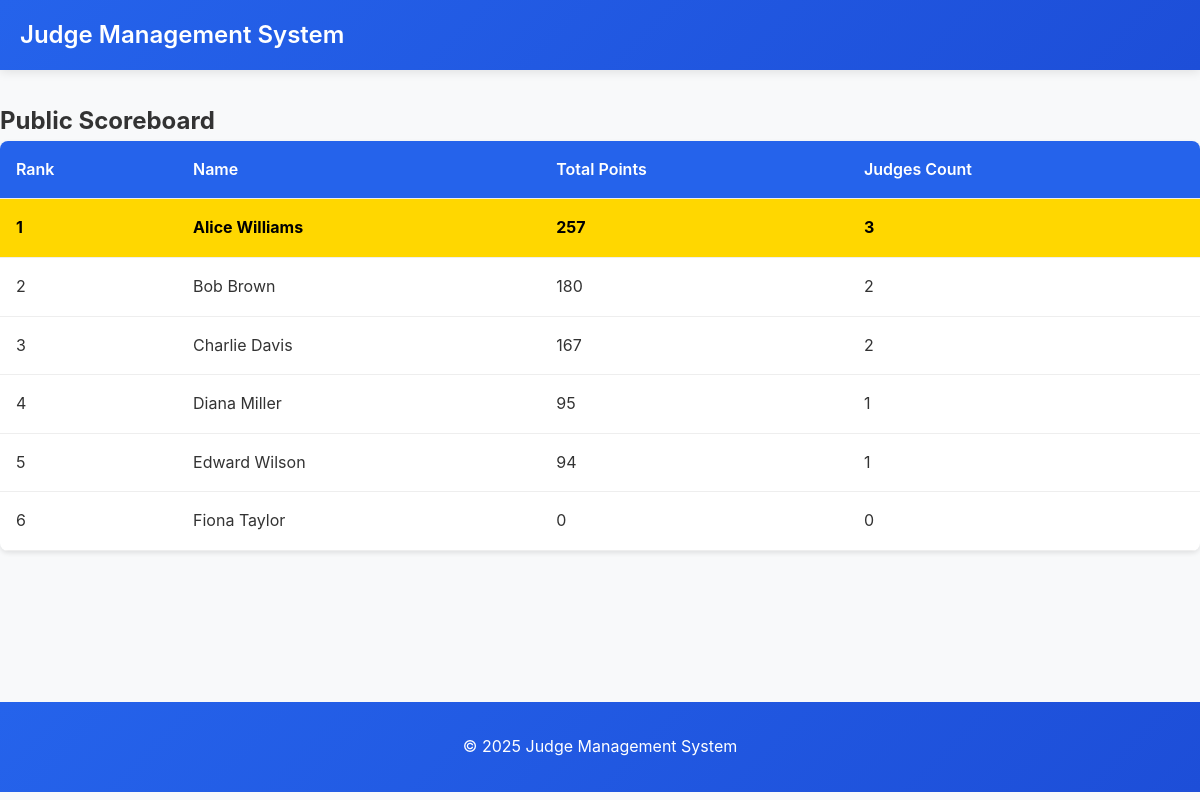
Page /scoreboard.php on the committed database.
### tables this page shows
CREATE TABLE IF NOT EXISTS users (
    id INT AUTO_INCREMENT PRIMARY KEY,
    name VARCHAR(100) NOT NULL
);

### scoreboard.php (the view, shortened to what this page needs)
<?php
require_once 'config/db.php';
try {
    $stmt = $pdo->query("
        SELECT
            u.id,
            u.name,
            COALESCE(SUM(s.points), 0) as total_points,
            COUNT(s.id) as judges_count
        FROM
            users u
        LEFT JOIN
            scores s ON u.id = s.user_id
        GROUP BY
            u.id, u.name
        ORDER BY
            total_points DESC, u.name
    ");
    $users = $stmt->fetchAll();
    $highest_score = 0;
    if (count($users) > 0) {
        $highest_score = $users[0]['total_points'];
    }
} catch (PDOException $e) {
    $error_message = "Error fetching scoreboard: " . $e->getMessage();
    $users = [];
    $highest_score = 0;
}
?>
<?php include 'includes/header.php'; ?>
<div class="scoreboard-container">
    <h2 class="scoreboard-title">Public Scoreboard</h2>
    <?php if (count($users) > 0): ?>
        <div class="table-container">
            <table>
                <thead>
                    <tr>
                        <th>Rank</th>
                        <th>Name</th>
                        <th>Total Points</th>
                        <th>Judges Count</th>
                    </tr>
                </thead>
                <tbody>
                    <?php
                    $rank = 1;
                    foreach ($users as $user):
                        $is_top_score = ($user['total_points'] == $highest_score && $highest_score > 0);
                    ?>
                        <tr class="<?php echo $is_top_score ? 'top-score' : ''; ?>">
                            <td><?php echo $rank++; ?></td>
                            <td><?php echo htmlspecialchars($user['name']); ?></td>
                            <td><?php echo htmlspecialchars($user['total_points']); ?></td>
                            <td><?php echo htmlspecialchars($user['judges_count']); ?></td>
                        </tr>
                    <?php endforeach; ?>
                </tbody>
            </table>
        </div>
    <?php else: ?>
        <p>No scores available yet.</p>
    <?php endif; ?>
</div>
<?php include 'includes/footer.php'; ?>

### includes/header.php (shortened to what this page needs)
<!DOCTYPE html>
<html lang="en">
<head>
</head>
<body>
    <header>
        <div class="container">
            <h1>Judge Management System</h1>
        </div>
    </header>
    <div class="container main-content">

### includes/footer.php
    </div>
    <footer>
        <div class="container">
            <p>&copy; <?php echo date('Y'); ?> Judge Management System</p>
        </div>
    </footer>
</body>
</html>

### includes/header.php (style rules this page uses)
* { box-sizing: border-box; margin: 0; padding: 0; }
body { font-family: -apple-system, BlinkMacSystemFont, 'Segoe UI', Roboto, sans-serif; line-height: 1.6; color: #333; background-color: #f8f9fa; }
.container { width: 100%; max-width: 1200px; margin: 0 auto; padding: 0 20px; }
header { background: linear-gradient(135deg, #2563eb 0%, #1d4ed8 100%); color: white; padding: 1rem 0; box-shadow: 0 2px 10px rgba(0, 0, 0, 0.1); }
header .container { display: flex; justify-content: space-between; align-items: center; flex-wrap: wrap; gap: 1rem; }
header h1 { font-size: 1.5rem; font-weight: 600; }
.main-content { padding: 2rem 0; min-height: calc(100vh - 200px); }
table { width: 100%; border-collapse: collapse; background: white; border-radius: 8px; overflow: hidden; box-shadow: 0 2px 5px rgba(0, 0, 0, 0.1); }
th, td { padding: 1rem; text-align: left; border-bottom: 1px solid #eee; }
th { background-color: #2563eb; color: white; font-weight: 600; }
.top-score { background-color: #ffd700 !important; color: #000 !important; font-weight: bold; }
footer { background: linear-gradient(135deg, #2563eb 0%, #1d4ed8 100%); color: white; text-align: center; padding: 2rem 0; margin-top: 2rem; }

### rows in the picture
users: name "Alice Williams", total_points "257", judges_count "3"
users: name "Bob Brown", total_points "180", judges_count "2"
users: name "Charlie Davis", total_points "167", judges_count "2"
users: name "Diana Miller", total_points "95", judges_count "1"
users: name "Edward Wilson", total_points "94", judges_count "1"
users: name "Fiona Taylor", total_points "0", judges_count "0"
